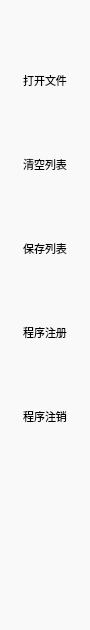
       <widget class="QWidget" name="LeftWidget" native="true">
        <property name="minimumSize">
         <size>
          <width>90</width>
          <height>630</height>
         </size>
        </property>
        <property name="maximumSize">
         <size>
          <width>90</width>
          <height>16777215</height>
         </size>
        </property>
        <property name="styleSheet">
         <string notr="true">background-color: #f9f9f9</string>
        </property>
        <layout class="QVBoxLayout" name="verticalLayout">
         <item>
          <widget class="QPushButton" name="OpenButton">
           <property name="minimumSize">
            <size>
             <width>0</width>
             <height>55</height>
            </size>
           </property>
           <property name="styleSheet">
            <string notr="true">QPushButton
{
    border-radius:8px;
}

QPushButton:hover
{
    background-color:#b3d7f3;
}

QPushButton:pressed
{
    background-color:#80bceb;
    padding-left:2px;
    padding-top:2px;
}</string>
           </property>
           <property name="icon">
            <iconset resource="../designerQrc/IconRc.qrc">
             <normaloff>:/logo/resources/fileopen.png</normaloff>:/logo/resources/fileopen.png</iconset>
           </property>
           <property name="iconSize">
            <size>
             <width>45</width>
             <height>45</height>
            </size>
           </property>
           <property name="flat">
            <bool>true</bool>
           </property>
          </widget>
         </item>
         <item>
          <widget class="QLabel" name="OpenLabel">
           <property name="font">
            <font>
             <pointsize>8</pointsize>
            </font>
           </property>
           <property name="styleSheet">
            <string notr="true">background-color: #f9f9f9</string>
           </property>
           <property name="text">
            <string>打开文件</string>
           </property>
           <property name="alignment">
            <set>Qt::AlignmentFlag::AlignCenter</set>
           </property>
          </widget>
         </item>
         <item>
          <widget class="QPushButton" name="CleanButton">
           <property name="minimumSize">
            <size>
             <width>0</width>
             <height>55</height>
            </size>
           </property>
           <property name="styleSheet">
            <string notr="true">QPushButton
{
    border-radius:8px;
}

QPushButton:hover
{
    background-color:#b3d7f3;
}

QPushButton:pressed
{
    background-color:#80bceb;
    padding-left:2px;
    padding-top:2px;
}</string>
           </property>
           <property name="icon">
            <iconset resource="../designerQrc/IconRc.qrc">
             <normaloff>:/logo/resources/clear.png</normaloff>:/logo/resources/clear.png</iconset>
           </property>
           <property name="iconSize">
            <size>
             <width>45</width>
             <height>45</height>
            </size>
           </property>
           <property name="flat">
            <bool>true</bool>
           </property>
          </widget>
         </item>
         <item>
          <widget class="QLabel" name="CleanLabel">
           <property name="font">
            <font>
             <pointsize>8</pointsize>
            </font>
           </property>
           <property name="styleSheet">
            <string notr="true">background-color: #f9f9f9</string>
           </property>
           <property name="text">
            <string>清空列表</string>
           </property>
           <property name="alignment">
            <set>Qt::AlignmentFlag::AlignCenter</set>
           </property>
          </widget>
         </item>
         <item>
          <widget class="QPushButton" name="ShowButton">
           <property name="minimumSize">
            <size>
             <width>0</width>
             <height>55</height>
            </size>
           </property>
           <property name="styleSheet">
            <string notr="true">QPushButton
{
    border-radius:8px;
}

QPushButton:hover
{
    background-color:#b3d7f3;
}

QPushButton:pressed
{
    background-color:#80bceb;
    padding-left:2px;
    padding-top:2px;
}</string>
           </property>
           <property name="icon">
            <iconset resource="../designerQrc/IconRc.qrc">
             <normaloff>:/logo/resources/detail.png</normaloff>:/logo/resources/detail.png</iconset>
           </property>
           <property name="iconSize">
            <size>
             <width>45</width>
             <height>45</height>
            </size>
           </property>
           <property name="flat">
            <bool>true</bool>
           </property>
          </widget>
         </item>
         <item>
          <widget class="QLabel" name="ShowLabel">
           <property name="font">
            <font>
             <pointsize>8</pointsize>
            </font>
           </property>
           <property name="styleSheet">
            <string notr="true">background-color: #f9f9f9</string>
           </property>
           <property name="text">
            <string>保存列表</string>
           </property>
           <property name="alignment">
            <set>Qt::AlignmentFlag::AlignCenter</set>
           </property>
          </widget>
         </item>
         <item>
          <widget class="QPushButton" name="RegisterButton">
           <property name="minimumSize">
            <size>
             <width>0</width>
             <height>55</height>
            </size>
           </property>
           <property name="styleSheet">
            <string notr="true">QPushButton
{
    border-radius:8px;
}

QPushButton:hover
{
    background-color:#b3d7f3;
}

QPushButton:pressed
{
    background-color:#80bceb;
    padding-left:2px;
    padding-top:2px;
}</string>
           </property>
           <property name="icon">
            <iconset resource="../designerQrc/IconRc.qrc">
             <normaloff>:/logo/resources/register.png</normaloff>:/logo/resources/register.png</iconset>
           </property>
           <property name="iconSize">
            <size>
             <width>45</width>
             <height>45</height>
            </size>
           </property>
           <property name="flat">
            <bool>true</bool>
           </property>
          </widget>
         </item>
         <item>
          <widget class="QLabel" name="RegisterLabel">
           <property name="font">
            <font>
             <pointsize>8</pointsize>
            </font>
           </property>
           <property name="styleSheet">
            <string notr="true">background-color: #f9f9f9</string>
           </property>
           <property name="text">
            <string>程序注册</string>
           </property>
           <property name="alignment">
            <set>Qt::AlignmentFlag::AlignCenter</set>
           </property>
          </widget>
         </item>
         <item>
          <widget class="QPushButton" name="LogoutButton">
           <property name="minimumSize">
            <size>
             <width>0</width>
             <height>55</height>
            </size>
           </property>
           <property name="styleSheet">
            <string notr="true">QPushButton
{
    border-radius:8px;
}

QPushButton:hover
{
    background-color:#b3d7f3;
}

QPushButton:pressed
{
    background-color:#80bceb;
    padding-left:2px;
    padding-top:2px;
}</string>
           </property>
           <property name="icon">
            <iconset resource="../designerQrc/IconRc.qrc">
             <normaloff>:/logo/resources/logout.png</normaloff>:/logo/resources/logout.png</iconset>
           </property>
           <property name="iconSize">
            <size>
             <width>45</width>
             <height>45</height>
            </size>
           </property>
           <property name="flat">
            <bool>true</bool>
           </property>
          </widget>
         </item>
         <item>
          <widget class="QLabel" name="LogoutLabel">
           <property name="font">
            <font>
             <pointsize>8</pointsize>
            </font>
           </property>
           <property name="styleSheet">
            <string notr="true">background-color: #f9f9f9</string>
           </property>
           <property name="text">
            <string>程序注销</string>
           </property>
           <property name="alignment">
            <set>Qt::AlignmentFlag::AlignCenter</set>
           </property>
          </widget>
         </item>
         <item>
          <spacer name="LeftSpacer">
           <property name="orientation">
            <enum>Qt::Orientation::Vertical</enum>
           </property>
           <property name="sizeType">
            <enum>QSizePolicy::Policy::Expanding</enum>
           </property>
           <property name="sizeHint" stdset="0">
            <size>
             <width>0</width>
             <height>0</height>
            </size>
           </property>
          </spacer>
         </item>
        </layout>
       </widget>
